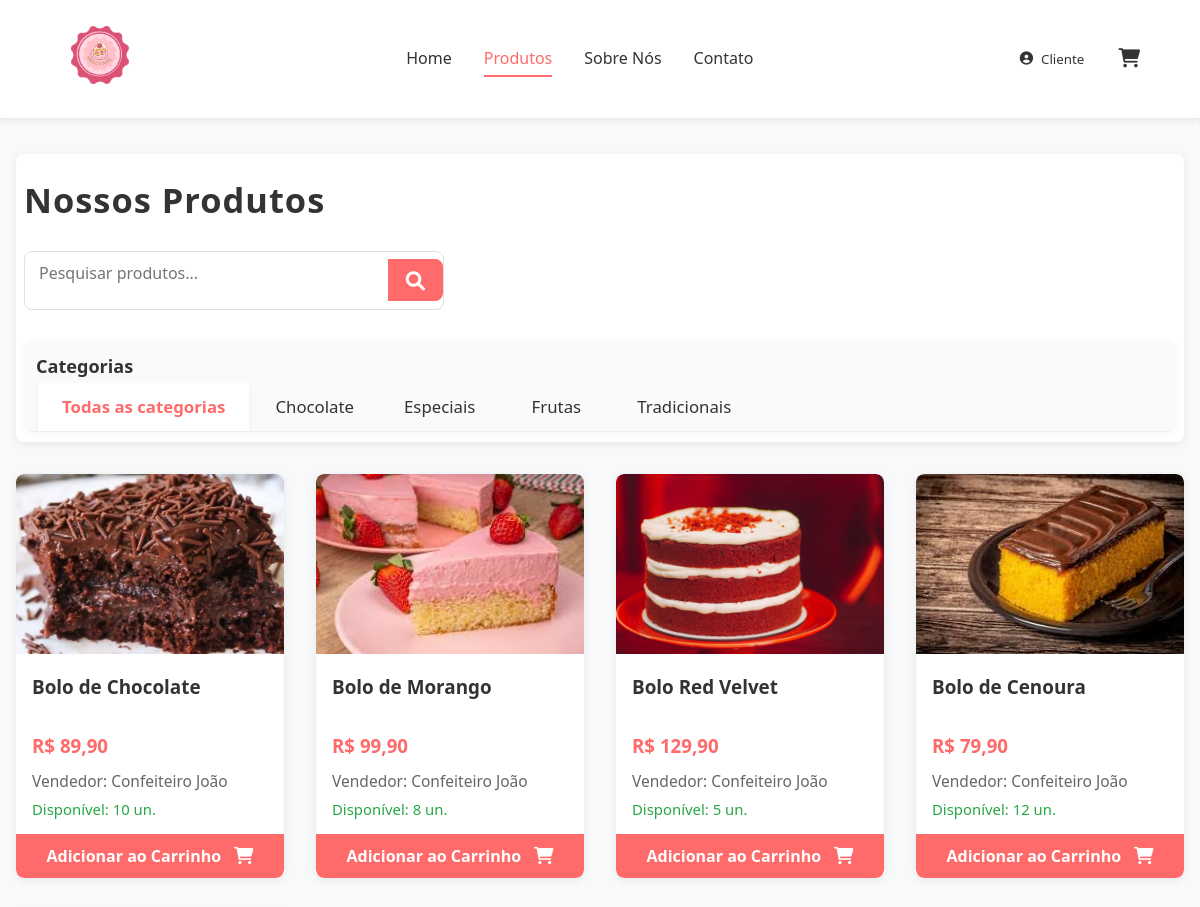
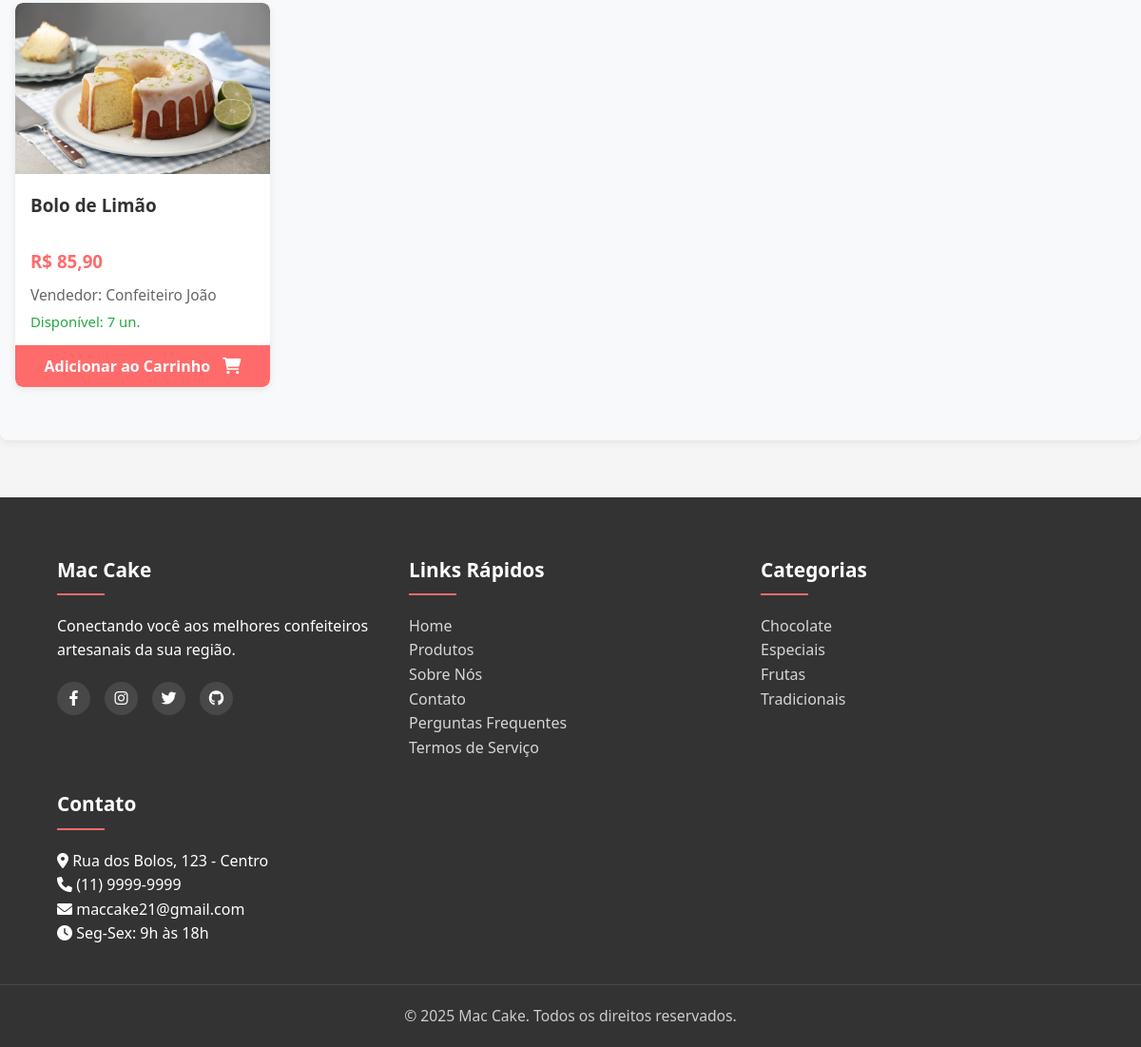
The page /pages/products.php (signed in) on the database its author committed (2 pictures, top to bottom).
### tables this page shows
CREATE TABLE usuarios (
    id INT AUTO_INCREMENT PRIMARY KEY,
    nome VARCHAR(100) NOT NULL,
    email VARCHAR(100) NOT NULL UNIQUE,
    senha VARCHAR(255) NOT NULL,
    telefone VARCHAR(20),
    endereco TEXT,
    foto_perfil VARCHAR(255),
    tipo ENUM('cliente', 'vendedor', 'admin') DEFAULT 'cliente',
    data_cadastro DATETIME DEFAULT CURRENT_TIMESTAMP,
    data_atualizacao DATETIME ON UPDATE CURRENT_TIMESTAMP,
    ativo BOOLEAN DEFAULT TRUE,
    token_reset_senha VARCHAR(255),
    token_expira DATETIME,
    INDEX idx_email (email),
    INDEX idx_tipo (tipo)
);

CREATE TABLE produtos (
    id INT AUTO_INCREMENT PRIMARY KEY,
    vendedor_id INT NOT NULL,
    nome VARCHAR(100) NOT NULL,
    slug VARCHAR(100) NOT NULL UNIQUE,
    descricao TEXT,
    preco DECIMAL(10,2) NOT NULL,
    preco_promocional DECIMAL(10,2),
    categoria VARCHAR(50),
    imagem_principal VARCHAR(255) NOT NULL,
    imagens_adicionais JSON,
    estoque INT DEFAULT 0,
    ingredientes TEXT,
    peso DECIMAL(10,2) COMMENT 'em gramas',
    tempo_preparo INT COMMENT 'em minutos',
    destaque BOOLEAN DEFAULT FALSE,
    data_cadastro DATETIME DEFAULT CURRENT_TIMESTAMP,
    data_atualizacao DATETIME ON UPDATE CURRENT_TIMESTAMP,
    ativo BOOLEAN DEFAULT TRUE,
    FOREIGN KEY (vendedor_id) REFERENCES usuarios(id) ON DELETE CASCADE,
    INDEX idx_vendedor (vendedor_id),
    INDEX idx_categoria (categoria),
    INDEX idx_destaque (destaque),
    INDEX idx_preco (preco),
    FULLTEXT INDEX ft_nome_descricao (nome, descricao)
);

### pages/products.php (the view, shortened to what this page needs)
<?php
require_once __DIR__ . '/../includes/header.php';
try {
    $db = new Database();
    $conn = $db->connect();
    $page = isset($_GET['page']) ? (int)$_GET['page'] : 1;
    $page = max(1, $page);
    $per_page = 12;
    $offset = ($page - 1) * $per_page;
    $category = isset($_GET['category']) ? sanitize($_GET['category']) : '';
    $search = isset($_GET['search']) ? sanitize($_GET['search']) : '';
    $query = "SELECT p.*, u.nome as vendedor_nome
              FROM produtos p
              JOIN usuarios u ON p.vendedor_id = u.id
              WHERE p.ativo = 1";
    $params = [];
    $query .= " ORDER BY p.data_cadastro DESC LIMIT ? OFFSET ?";
    $params[] = $per_page;
    $params[] = $offset;
    $stmt = $conn->prepare($query);
    foreach ($params as $index => $value) {
        $paramType = PDO::PARAM_STR;
        if ($index >= count($params) - 2) {
            $paramType = PDO::PARAM_INT;
        }
        $stmt->bindValue($index + 1, $value, $paramType);
    }
    $stmt->execute();
    $products = $stmt->fetchAll(PDO::FETCH_ASSOC);
    $categories_query = $conn->prepare("SELECT DISTINCT categoria FROM produtos WHERE ativo = 1 AND categoria IS NOT NULL ORDER BY categoria");
    $categories_query->execute();
    $categories = $categories_query->fetchAll(PDO::FETCH_COLUMN);
} catch (PDOException $e) {
    error_log("Database error: " . $e->getMessage());
    $error_message = "Erro ao conectar com o banco de dados. Por favor, tente novamente mais tarde.";
    $products = [];
    $categories = [];
    $total_pages = 0;
}
?>
<!DOCTYPE html>
<html lang="pt-BR">
<head>
    <link rel="stylesheet" href="../assets/css/style.css">
    <link rel="stylesheet" href="../assets/css/produto.css">
    <link rel="stylesheet" href="https://cdnjs.cloudflare.com/ajax/libs/font-awesome/6.0.0-beta3/css/all.min.css">
</head>
<body>
    <?php require_once __DIR__ . '/../includes/header.php'; ?>
    <main class="products-container">
        <div class="filters-section">
            <h1>Nossos Produtos</h1>
            <form method="GET" class="search-form">
                <div class="search-input-container">
                    <input type="text" name="search" placeholder="Pesquisar produtos..." value="<?= htmlspecialchars($search) ?>">
                    <button type="submit" class="btn-search">
                        <i class="fas fa-search"></i>
                    </button>
                </div>
            </form>
            <div class="category-filter">
                <h2>Categorias</h2>
                <ul>
                    <li><a href="products.php" class="<?= empty($category) ? 'active' : '' ?>">Todas as categorias</a></li>
                    <?php foreach ($categories as $cat): ?>
                        <li>
                            <a href="products.php?category=<?= urlencode($cat) ?><?= !empty($search) ? '&search=' . urlencode($search) : '' ?>"
                               class="<?= $category === $cat ? 'active' : '' ?>">
                                <?= htmlspecialchars($cat) ?>
                            </a>
                        </li>
                    <?php endforeach; ?>
                </ul>
            </div>
        </div>
        <div class="products-grid">
            <?php if (empty($products)): ?>
                <div class="no-products">
                    <p>Nenhum produto encontrado.</p>
                    <a href="products.php" class="btn-primary">Ver todos os produtos</a>
                </div>
            <?php else: ?>
                <?php foreach ($products as $product): ?>
                    <div class="product-card">
                        <a href="product_detail.php?id=<?= $product['id'] ?>">
                            <div class="product-image">
                                <?php
                                $imagePath = '../assets/images/uploads/products/' . htmlspecialchars($product['imagem_principal']);
                                $defaultImage = '../assets/images/default-product.jpg';
                                ?>
                                <img src="<?= file_exists($imagePath) ? $imagePath : $defaultImage ?>"
                                     alt="<?= htmlspecialchars($product['nome']) ?>"
                                     onerror="this.src='<?= $defaultImage ?>'">
                            </div>
                            <div class="product-info">
                                <h3><?= htmlspecialchars($product['nome']) ?></h3>
                                <div class="price-container">
                                    <?php if ($product['preco_promocional'] > 0): ?>
                                        <span class="original-price">R$ <?= number_format($product['preco'], 2, ',', '.') ?></span>
                                        <span class="promo-price">R$ <?= number_format($product['preco_promocional'], 2, ',', '.') ?></span>
                                    <?php else: ?>
                                        <span class="price">R$ <?= number_format($product['preco'], 2, ',', '.') ?></span>
                                    <?php endif; ?>
                                </div>
                                <p class="seller">Vendedor: <?= htmlspecialchars($product['vendedor_nome']) ?></p>
                                <?php if ($product['estoque'] > 0): ?>
                                    <p class="stock">Disponível: <?= $product['estoque'] ?> un.</p>
                                <?php else: ?>
                                    <p class="stock out-of-stock">Esgotado</p>
                                <?php endif; ?>
                            </div>
                        </a>
                        <button class="add-to-cart" data-id="<?= $product['id'] ?>" <?= $product['estoque'] <= 0 ? 'disabled' : '' ?>>
                            <?= $product['estoque'] > 0 ? 'Adicionar ao Carrinho' : 'Indisponível' ?>
                            <?php if ($product['estoque'] > 0): ?>
                                <i class="fas fa-shopping-cart"></i>
                            <?php endif; ?>
                        </button>
                    </div>
                <?php endforeach; ?>
            <?php endif; ?>
        </div>
    </main>
    <?php require_once __DIR__ . '/../includes/footer.php'; ?>
</body>
</html>

### includes/header.php (shortened to what this page needs)
<?php
$db = new Database();
$conn = $db->connect();
$usuario = null;
if (isset($_SESSION['user_id'])) {
    $stmt = $conn->prepare("SELECT id, nome, email, foto_perfil, tipo FROM usuarios WHERE id = ?");
    $stmt->execute([$_SESSION['user_id']]);
    $usuario = $stmt->fetch(PDO::FETCH_ASSOC);
}
?>
<!DOCTYPE html>
<html lang="pt-BR">
<head>
    <link rel="stylesheet" href="/assets/css/style.css">
    <link rel="stylesheet" href="https://cdnjs.cloudflare.com/ajax/libs/font-awesome/6.0.0-beta3/css/all.min.css">
</head>
<body>
    <header class="header">
        <div class="header-container">
            <div class="logo">
                <a href="/">
                    <img src="/assets/images/logo/logo.png" alt="Cakee Market" width="150">
                </a>
            </div>
            <nav class="main-nav">
                <ul>
                    <li><a href="/" class="<?= basename($_SERVER['PHP_SELF']) == 'index.php' ? 'active' : '' ?>">Home</a></li>
                    <li><a href="/pages/products.php" class="<?= basename($_SERVER['PHP_SELF']) == 'products.php' ? 'active' : '' ?>">Produtos</a></li>
                    <li><a href="/pages/about.php" class="<?= basename($_SERVER['PHP_SELF']) == 'about.php' ? 'active' : '' ?>">Sobre Nós</a></li>
                    <li><a href="/pages/contact.php" class="<?= basename($_SERVER['PHP_SELF']) == 'contact.php' ? 'active' : '' ?>">Contato</a></li>
                </ul>
            </nav>
            <div class="header-icons">
                <?php if ($usuario): ?>
                    <div class="user-dropdown">
                        <button class="user-btn">
                            <?php if ($usuario['foto_perfil']): ?>
                                <img src="/assets/images/uploads/profiles/<?= htmlspecialchars($usuario['foto_perfil']) ?>" alt="<?= htmlspecialchars($usuario['nome']) ?>" class="user-avatar">
                            <?php else: ?>
                                <i class="fas fa-user-circle"></i>
                            <?php endif; ?>
                            <span class="user-name"><?= htmlspecialchars(explode(' ', $usuario['nome'])[0]) ?></span>
                        </button>
                    </div>
                <?php else: ?>
                    <a href="/pages/auth/login.php" class="auth-link"><i class="fas fa-sign-in-alt"></i> Entrar</a>
                    <a href="/pages/auth/register.php" class="auth-link"><i class="fas fa-user-plus"></i> Cadastrar</a>
                <?php endif; ?>
                <a href="/pages/cart.php" class="cart-icon">
                    <i class="fas fa-shopping-cart"></i>
                </a>
            </div>
        </div>
    </header>
    <main class="main-content">

### rows shown on the page
usuarios: nome "Cliente"
produtos: imagem_principal (picture), nome "Bolo de Chocolate", preco "89,90", vendedor.nome "Confeiteiro João", estoque "10", shows "Adicionar ao Carrinho"
produtos: imagem_principal (picture), nome "Bolo de Morango", preco "99,90", vendedor.nome "Confeiteiro João", estoque "8", shows "Adicionar ao Carrinho"
produtos: imagem_principal (picture), nome "Bolo Red Velvet", preco "129,90", vendedor.nome "Confeiteiro João", estoque "5", shows "Adicionar ao Carrinho"
produtos: imagem_principal (picture), nome "Bolo de Cenoura", preco "79,90", vendedor.nome "Confeiteiro João", estoque "12", shows "Adicionar ao Carrinho"
produtos: imagem_principal (picture), nome "Bolo de Limão", preco "85,90", vendedor.nome "Confeiteiro João", estoque "7", shows "Adicionar ao Carrinho"

### other values the page prints
$cat "Chocolate"
$cat "Especiais"
$cat "Frutas"
$cat "Tradicionais"
$category "Chocolate"
$category "Especiais"
$category "Frutas"
$category "Tradicionais"
